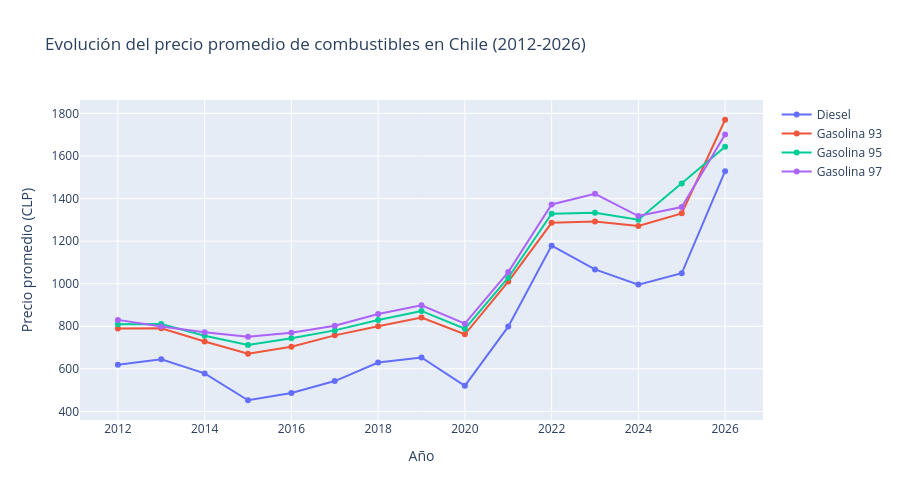

Write notebook code for a chart like this one.
### Code cell
fig = go.Figure()
for combustible in precio_anual['combustible_limpio'].unique():
    df_comb = precio_anual[precio_anual['combustible_limpio'] == combustible]
    fig.add_trace(go.Scatter(
        x=df_comb['anio'],
        y=df_comb['precio'],
        mode='lines+markers',
        name=combustible
    ))

fig.update_layout(
    title='Evolución del precio promedio de combustibles en Chile (2012-2026)',
    xaxis_title='Año',
    yaxis_title='Precio promedio (CLP)',
    height=500
)

fig.show()

### Figure 1 — Plotly figure (JSON) as saved in the notebook; plotly's stock layout.template omitted (floating-point values rounded to 4 significant figures)
{"data": [{"mode": "lines+markers", "name": "Diesel", "type": "scatter", "x": [2012, 2013, 2014, 2015, 2016, 2017, 2018, 2019, 2020, 2021, 2022, 2023, 2024, 2025, 2026], "y": [618.9, 645.3, 578.5, 452.3, 486.6, 542.5, 629.4, 653.0, 520.2, 798.3, 1179.0, 1067.0, 995.6, 1049.0, 1529.0]}, {"mode": "lines+markers", "name": "Gasolina 93", "type": "scatter", "x": [2012, 2013, 2014, 2015, 2016, 2017, 2018, 2019, 2020, 2021, 2022, 2023, 2024, 2025, 2026], "y": [789.5, 790.7, 728.3, 671.0, 703.7, 757.1, 800.4, 840.8, 762.2, 1010.0, 1286.0, 1292.0, 1271.0, 1330.0, 1770.0]}, {"mode": "lines+markers", "name": "Gasolina 95", "type": "scatter", "x": [2012, 2013, 2014, 2015, 2016, 2017, 2018, 2019, 2020, 2021, 2022, 2023, 2024, 2025, 2026], "y": [809.5, 810.6, 755.6, 711.7, 744.1, 780.6, 829.4, 872.0, 788.0, 1028.0, 1328.0, 1334.0, 1300.0, 1471.0, 1643.0]}, {"mode": "lines+markers", "name": "Gasolina 97", "type": "scatter", "x": [2012, 2013, 2014, 2015, 2016, 2017, 2018, 2019, 2020, 2021, 2022, 2023, 2024, 2025, 2026], "y": [829.9, 798.8, 771.3, 750.9, 768.9, 802.3, 857.7, 898.1, 812.2, 1054.0, 1372.0, 1422.0, 1318.0, 1360.0, 1701.0]}], "layout": {"height": 500, "title": {"text": "Evolución del precio promedio de combustibles en Chile (2012-2026)"}, "xaxis": {"title": {"text": "Año"}}, "yaxis": {"title": {"text": "Precio promedio (CLP)"}}}}
